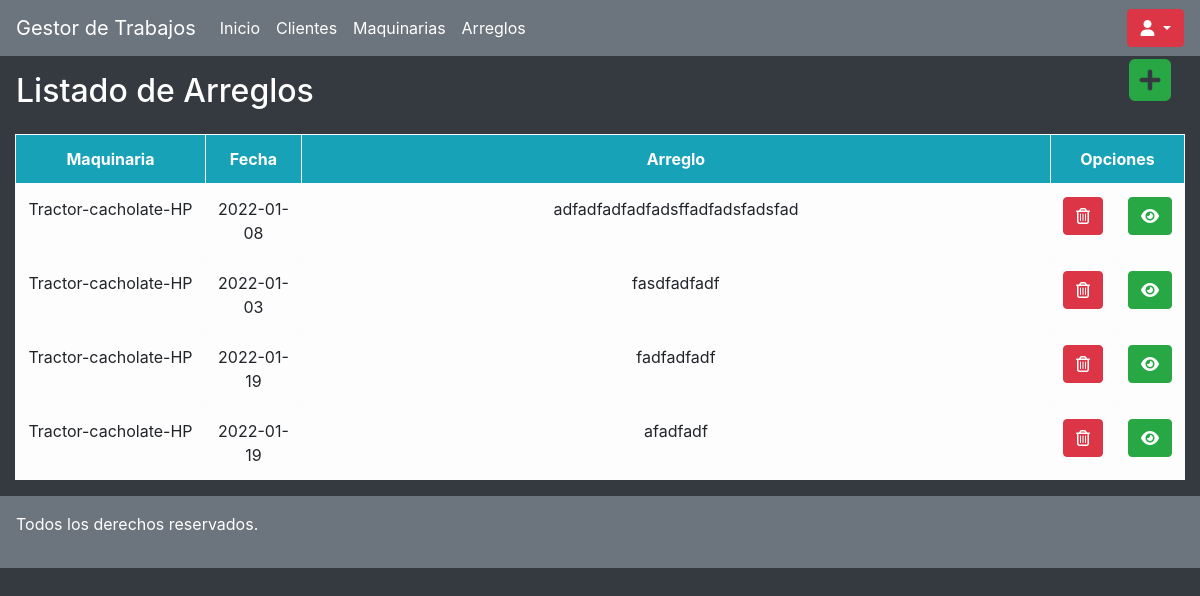
The app's page /clientes/arreglos-cliente/29 (signed in), older data.
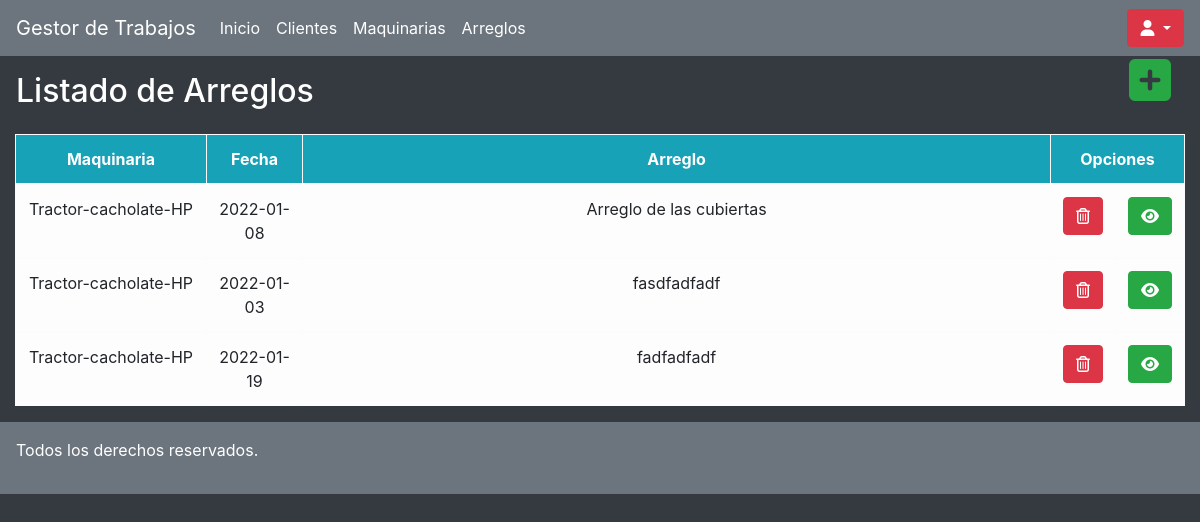
The same page, newer data.
### clientes/models.py (models this page shows, shortened)
class Arreglo_Maquinarias(models.Model):
    maquinaria = models.ForeignKey(Maquinarias, null= True, blank = True, on_delete=models.CASCADE)
    fecha_arreglo = models.DateField(null=True)
    arreglo = models.CharField(max_length=200)
    def mostrarfecha(self):
        fecha = self.fecha_arreglo
        fechaamostrar = fecha.strftime("%Y-%m-%d")
        return fechaamostrar

class Maquinarias(models.Model):
    propietario = models.ForeignKey(Clientes, null= True, blank = True, on_delete=models.CASCADE)
    tipo = models.CharField(max_length=50)
    modelo = models.CharField(max_length=50)
    marca = models.CharField(max_length=50)
    def __str__(self): #es para que cuando lo pidamos me devuelva algo legible, en este caso el nombre
        return f'{self.tipo}-{self.modelo}-{self.marca}'

### clientes/views.py (the view)
# urls.py: path('arreglos-cliente/<id>', arreglos_cliente, name = 'arreglosclientes'),
@login_required
def arreglos_cliente(request,id):
    maquinarias = Maquinarias.objects.get(id=id)
    arreglos = Arreglo_Maquinarias.objects.filter(maquinaria=id)
    return render(request, 'arreglos-cliente.html', {"arreglos": arreglos, "maquinarias": maquinarias})

### clientes/models.py (called while the page is built)
    def __str__(self): #es para que cuando lo pidamos me devuelva algo legible, en este caso el nombre
        return f'{self.empresa}'

### clientes/templates/arreglos-cliente.html (shortened to what this page needs)
{% extends "./base.html" %}
{% block body%}
<div class="col-12 ">
    <div class="row my-auto" mx-3>
        <h2 class="p-3 text-white col-11">Listado de Arreglos</h2>
        <p class="col-1 text-center"><a href="" data-toggle="modal" data-target="#agregar{{arreglos.id}}" class="text-success"><i class="fas fa-plus-square fa-3x"></i></a></p>
    </div>
    <table class="table col-12 text-center table-bordered table-light table-hover">
        <thead class="bg-info text-white">
            <tr>
                <th class="col-2">Maquinaria</th>
                <th class="col-1">Fecha</th>
                <th class="col-8">Arreglo</th>
                <th colspan="2" class="col-1">Opciones</th>
            </tr>
        </thead>
        {% for arreglos in arreglos %}
        <tbody class="">
            <tr>
                <td> {{ arreglos.maquinaria}} </td>
                <td> {{ arreglos.mostrarfecha }} </td>
                <td> {{ arreglos.arreglo}} </td>
                <td><a href="" data-toggle="modal" data-target="#eliminar{{arreglos.id}}" class="btn btn-danger" title="Eliminar"><i class="far fa-trash-alt"></i></a></td>
                <td><a href="#arreglos{{arreglos.id}}" data-toggle="modal" data-target="#arreglos{{arreglos.id}}" class="btn btn-success" title="Arreglos"><i class="fas fa-eye"></i></a></td>
            </tr>
        </tbody>
        {% endfor %}
        </table>
</div>
{%endblock%}

Row changes from the older to the newer data that the page shows:
removed Arreglo_Maquinarias: maquinaria "Tractor-cacholate-HP", mostrarfecha "2022-01-19", arreglo "afadfadf"
changed Arreglo_Maquinarias: arreglo "adfadfadfadfadsffadfadsfadsfad" → "Arreglo de las cubiertas"
